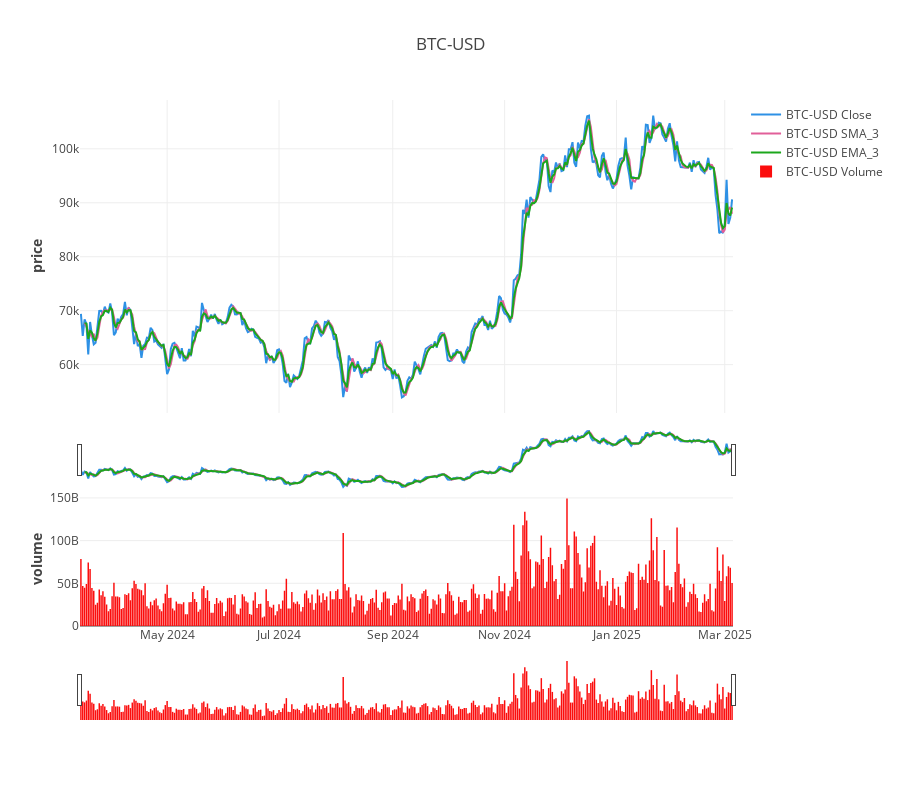

Notebook source saved alongside this figure:
### Code cell
fig = draw_figure(data)#, scale_price=True, draw_volume=False)
fig.show()

### Figure 1 — Plotly figure (JSON) as saved in the notebook; plotly's stock layout.template omitted (floating-point values rounded to 4 significant figures; data arrays with more than 128 entries replaced by an {"elided": "..."} marker saying what was removed)
{"data": [{"marker": {"color": "#2E91E5"}, "name": "BTC-USD Close", "type": "scatter", "x": {"elided": "356 str values"}, "xaxis": "x", "y": {"elided": "356 float values"}, "yaxis": "y"}, {"marker": {"color": "#E15F99"}, "name": "BTC-USD SMA_3", "type": "scatter", "x": {"elided": "356 str values"}, "xaxis": "x", "y": {"elided": "356 float values"}, "yaxis": "y"}, {"marker": {"color": "#1CA71C"}, "name": "BTC-USD EMA_3", "type": "scatter", "x": {"elided": "356 str values"}, "xaxis": "x", "y": {"elided": "356 float values"}, "yaxis": "y"}, {"marker": {"color": "#FB0D0D"}, "name": "BTC-USD Volume", "type": "bar", "x": {"elided": "356 str values"}, "xaxis": "x2", "y": {"elided": "356 float values"}, "yaxis": "y2"}], "layout": {"height": 800, "title": {"text": "BTC-USD"}, "xaxis": {"anchor": "y", "domain": [0, 1], "matches": "x2", "rangeslider": {"thickness": 0.1, "visible": true}, "showticklabels": false}, "xaxis2": {"anchor": "y2", "domain": [0, 1], "rangeslider": {"thickness": 0.1, "visible": true}}, "yaxis": {"anchor": "x", "domain": [0.405, 1], "title": {"text": "<b>price</b>"}}, "yaxis2": {"anchor": "x2", "domain": [0, 0.255], "title": {"text": "<b>volume</b>"}}}}
